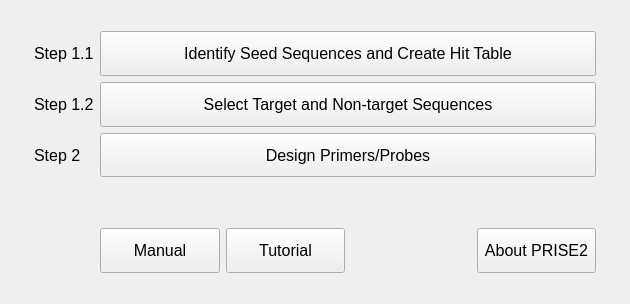
<?xml version="1.0" encoding="UTF-8"?>
<ui version="4.0">
 <class>PRISE</class>
 <widget class="QWidget" name="PRISE">
  <property name="windowModality">
   <enum>Qt::ApplicationModal</enum>
  </property>
  <property name="enabled">
   <bool>true</bool>
  </property>
  <property name="geometry">
   <rect>
    <x>0</x>
    <y>0</y>
    <width>630</width>
    <height>304</height>
   </rect>
  </property>
  <property name="sizePolicy">
   <sizepolicy hsizetype="Preferred" vsizetype="Fixed">
    <horstretch>0</horstretch>
    <verstretch>0</verstretch>
   </sizepolicy>
  </property>
  <property name="focusPolicy">
   <enum>Qt::NoFocus</enum>
  </property>
  <property name="windowTitle">
   <string>PRISE2 (PRImer SElector 2)</string>
  </property>
  <layout class="QGridLayout" name="gridLayout_2">
   <item row="0" column="0">
    <layout class="QGridLayout" name="gridLayout">
     <item row="6" column="0" colspan="7">
      <spacer name="horizontalSpacer_6">
       <property name="orientation">
        <enum>Qt::Horizontal</enum>
       </property>
       <property name="sizeHint" stdset="0">
        <size>
         <width>518</width>
         <height>20</height>
        </size>
       </property>
      </spacer>
     </item>
     <item row="1" column="6" rowspan="5">
      <spacer name="verticalSpacer">
       <property name="orientation">
        <enum>Qt::Vertical</enum>
       </property>
       <property name="sizeHint" stdset="0">
        <size>
         <width>17</width>
         <height>218</height>
        </size>
       </property>
      </spacer>
     </item>
     <item row="2" column="1">
      <widget class="QLabel" name="label_2">
       <property name="sizePolicy">
        <sizepolicy hsizetype="Preferred" vsizetype="Preferred">
         <horstretch>0</horstretch>
         <verstretch>0</verstretch>
        </sizepolicy>
       </property>
       <property name="font">
        <font>
         <pointsize>12</pointsize>
        </font>
       </property>
       <property name="text">
        <string>Step 1.2</string>
       </property>
      </widget>
     </item>
     <item row="3" column="2" colspan="4">
      <widget class="QPushButton" name="pushButton_3">
       <property name="sizePolicy">
        <sizepolicy hsizetype="Minimum" vsizetype="Preferred">
         <horstretch>0</horstretch>
         <verstretch>0</verstretch>
        </sizepolicy>
       </property>
       <property name="font">
        <font>
         <pointsize>12</pointsize>
        </font>
       </property>
       <property name="styleSheet">
        <string notr="true"/>
       </property>
       <property name="text">
        <string>Design Primers/Probes</string>
       </property>
      </widget>
     </item>
     <item row="0" column="0" colspan="7">
      <spacer name="horizontalSpacer_2">
       <property name="orientation">
        <enum>Qt::Horizontal</enum>
       </property>
       <property name="sizeHint" stdset="0">
        <size>
         <width>518</width>
         <height>20</height>
        </size>
       </property>
      </spacer>
     </item>
     <item row="3" column="1">
      <widget class="QLabel" name="label_3">
       <property name="sizePolicy">
        <sizepolicy hsizetype="Preferred" vsizetype="Preferred">
         <horstretch>0</horstretch>
         <verstretch>0</verstretch>
        </sizepolicy>
       </property>
       <property name="font">
        <font>
         <pointsize>12</pointsize>
        </font>
       </property>
       <property name="text">
        <string>Step 2</string>
       </property>
      </widget>
     </item>
     <item row="1" column="0" rowspan="5">
      <spacer name="verticalSpacer_2">
       <property name="orientation">
        <enum>Qt::Vertical</enum>
       </property>
       <property name="sizeHint" stdset="0">
        <size>
         <width>17</width>
         <height>208</height>
        </size>
       </property>
      </spacer>
     </item>
     <item row="1" column="2" colspan="4">
      <widget class="QPushButton" name="pushButton_HitTable">
       <property name="sizePolicy">
        <sizepolicy hsizetype="Minimum" vsizetype="Preferred">
         <horstretch>0</horstretch>
         <verstretch>0</verstretch>
        </sizepolicy>
       </property>
       <property name="font">
        <font>
         <pointsize>12</pointsize>
        </font>
       </property>
       <property name="styleSheet">
        <string notr="true"/>
       </property>
       <property name="text">
        <string>Identify Seed Sequences and Create Hit Table</string>
       </property>
      </widget>
     </item>
     <item row="1" column="1">
      <widget class="QLabel" name="label">
       <property name="sizePolicy">
        <sizepolicy hsizetype="Preferred" vsizetype="Preferred">
         <horstretch>0</horstretch>
         <verstretch>0</verstretch>
        </sizepolicy>
       </property>
       <property name="font">
        <font>
         <pointsize>12</pointsize>
        </font>
       </property>
       <property name="text">
        <string>Step 1.1</string>
       </property>
      </widget>
     </item>
     <item row="5" column="4">
      <spacer name="horizontalSpacer">
       <property name="orientation">
        <enum>Qt::Horizontal</enum>
       </property>
       <property name="sizeHint" stdset="0">
        <size>
         <width>40</width>
         <height>20</height>
        </size>
       </property>
      </spacer>
     </item>
     <item row="4" column="1" colspan="5">
      <spacer name="horizontalSpacer_4">
       <property name="orientation">
        <enum>Qt::Horizontal</enum>
       </property>
       <property name="sizeHint" stdset="0">
        <size>
         <width>418</width>
         <height>20</height>
        </size>
       </property>
      </spacer>
     </item>
     <item row="5" column="5">
      <widget class="QPushButton" name="pushButton_6">
       <property name="sizePolicy">
        <sizepolicy hsizetype="Expanding" vsizetype="Preferred">
         <horstretch>0</horstretch>
         <verstretch>0</verstretch>
        </sizepolicy>
       </property>
       <property name="font">
        <font>
         <pointsize>12</pointsize>
        </font>
       </property>
       <property name="text">
        <string>About PRISE2</string>
       </property>
      </widget>
     </item>
     <item row="2" column="2" colspan="4">
      <widget class="QPushButton" name="pushButton_2">
       <property name="sizePolicy">
        <sizepolicy hsizetype="Minimum" vsizetype="Preferred">
         <horstretch>0</horstretch>
         <verstretch>0</verstretch>
        </sizepolicy>
       </property>
       <property name="font">
        <font>
         <pointsize>12</pointsize>
        </font>
       </property>
       <property name="styleSheet">
        <string notr="true"/>
       </property>
       <property name="text">
        <string>Select Target and Non-target Sequences</string>
       </property>
      </widget>
     </item>
     <item row="5" column="1">
      <widget class="QLabel" name="label_4">
       <property name="sizePolicy">
        <sizepolicy hsizetype="Preferred" vsizetype="Preferred">
         <horstretch>0</horstretch>
         <verstretch>0</verstretch>
        </sizepolicy>
       </property>
       <property name="font">
        <font>
         <pointsize>12</pointsize>
        </font>
       </property>
       <property name="text">
        <string/>
       </property>
      </widget>
     </item>
     <item row="5" column="3">
      <widget class="QPushButton" name="pushButton_5">
       <property name="sizePolicy">
        <sizepolicy hsizetype="Expanding" vsizetype="Preferred">
         <horstretch>0</horstretch>
         <verstretch>0</verstretch>
        </sizepolicy>
       </property>
       <property name="font">
        <font>
         <pointsize>12</pointsize>
        </font>
       </property>
       <property name="text">
        <string>Tutorial</string>
       </property>
      </widget>
     </item>
     <item row="5" column="2">
      <widget class="QPushButton" name="pushButton_4">
       <property name="sizePolicy">
        <sizepolicy hsizetype="Expanding" vsizetype="Preferred">
         <horstretch>0</horstretch>
         <verstretch>0</verstretch>
        </sizepolicy>
       </property>
       <property name="font">
        <font>
         <pointsize>12</pointsize>
        </font>
       </property>
       <property name="styleSheet">
        <string notr="true"/>
       </property>
       <property name="text">
        <string>Manual</string>
       </property>
      </widget>
     </item>
    </layout>
   </item>
  </layout>
  <zorder></zorder>
 </widget>
 <layoutdefault spacing="6" margin="11"/>
 <resources/>
 <connections>
  <connection>
   <sender>pushButton_3</sender>
   <signal>clicked()</signal>
   <receiver>PRISE</receiver>
   <slot>designPrimers()</slot>
   <hints>
    <hint type="sourcelabel">
     <x>596</x>
     <y>172</y>
    </hint>
    <hint type="destinationlabel">
     <x>542</x>
     <y>137</y>
    </hint>
   </hints>
  </connection>
  <connection>
   <sender>pushButton_2</sender>
   <signal>clicked()</signal>
   <receiver>PRISE</receiver>
   <slot>selectSeqs()</slot>
   <hints>
    <hint type="sourcelabel">
     <x>596</x>
     <y>129</y>
    </hint>
    <hint type="destinationlabel">
     <x>531</x>
     <y>103</y>
    </hint>
   </hints>
  </connection>
  <connection>
   <sender>pushButton_4</sender>
   <signal>clicked()</signal>
   <receiver>PRISE</receiver>
   <slot>openManual()</slot>
   <hints>
    <hint type="sourcelabel">
     <x>172</x>
     <y>240</y>
    </hint>
    <hint type="destinationlabel">
     <x>624</x>
     <y>272</y>
    </hint>
   </hints>
  </connection>
  <connection>
   <sender>pushButton_6</sender>
   <signal>clicked()</signal>
   <receiver>PRISE</receiver>
   <slot>aboutPRISE()</slot>
   <hints>
    <hint type="sourcelabel">
     <x>490</x>
     <y>229</y>
    </hint>
    <hint type="destinationlabel">
     <x>624</x>
     <y>184</y>
    </hint>
   </hints>
  </connection>
  <connection>
   <sender>pushButton_5</sender>
   <signal>clicked()</signal>
   <receiver>PRISE</receiver>
   <slot>openTutorial()</slot>
   <hints>
    <hint type="sourcelabel">
     <x>295</x>
     <y>244</y>
    </hint>
    <hint type="destinationlabel">
     <x>625</x>
     <y>215</y>
    </hint>
   </hints>
  </connection>
 </connections>
 <slots>
  <slot>selectSeqs()</slot>
  <slot>designPrimers()</slot>
  <slot>seedHitTableHelp()</slot>
  <slot>openManual()</slot>
  <slot>openTutorial()</slot>
  <slot>aboutPRISE()</slot>
 </slots>
</ui>
